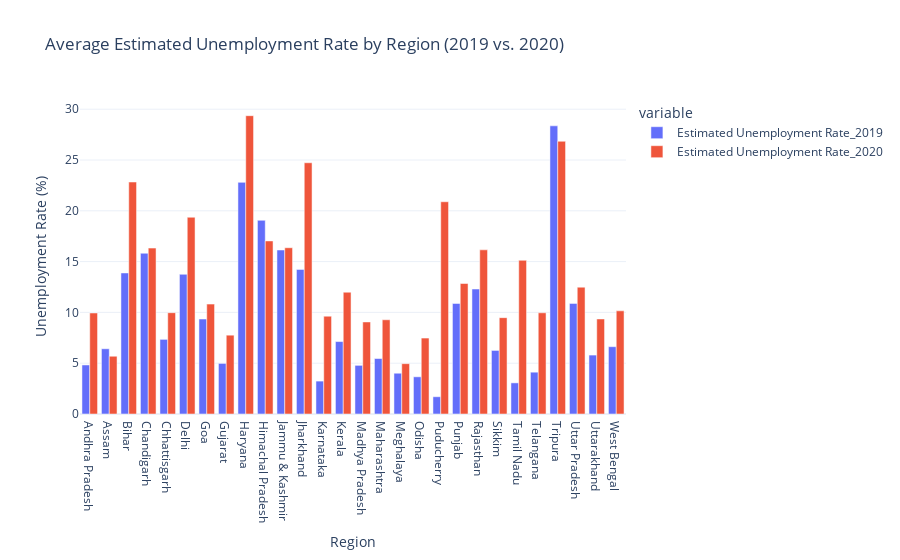

This figure's notebook cell:
### Code cell
df_2019 = df[df['Year'] == 2019]
df_2020 = df[df['Year'] == 2020]

avg_unemployment_2019 = df_2019.groupby('Region')['Estimated Unemployment Rate'].mean().reset_index()
avg_unemployment_2020 = df_2020.groupby('Region')['Estimated Unemployment Rate'].mean().reset_index()

combined_df = pd.merge(avg_unemployment_2019, avg_unemployment_2020, on='Region', suffixes=('_2019', '_2020'))

fig = px.bar(combined_df, x='Region', y=['Estimated Unemployment Rate_2019', 'Estimated Unemployment Rate_2020'],
             barmode='group', labels={'value': 'Unemployment Rate (%)'},
             title='Average Estimated Unemployment Rate by Region (2019 vs. 2020)')

fig.update_layout(
    xaxis_title='Region',
    yaxis_title='Unemployment Rate (%)',
    template='plotly_white'
)

fig.show()

### Figure 1 — Plotly figure (JSON) as saved in the notebook; plotly's stock layout.template omitted (floating-point values rounded to 4 significant figures)
{"data": [{"alignmentgroup": "True", "hovertemplate": "variable=Estimated Unemployment Rate_2019<br>Region=%{x}<br>Unemployment Rate (%)=%{y}<extra></extra>", "legendgroup": "Estimated Unemployment Rate_2019", "marker": {"color": "#636efa", "pattern": {"shape": ""}}, "name": "Estimated Unemployment Rate_2019", "offsetgroup": "Estimated Unemployment Rate_2019", "orientation": "v", "showlegend": true, "textposition": "auto", "type": "bar", "x": ["Andhra Pradesh", "Assam", "Bihar", "Chandigarh", "Chhattisgarh", "Delhi", "Goa", "Gujarat", "Haryana", "Himachal Pradesh", "Jammu & Kashmir", "Jharkhand", "Karnataka", "Kerala", "Madhya Pradesh", "Maharashtra", "Meghalaya", "Odisha", "Puducherry", "Punjab", "Rajasthan", "Sikkim", "Tamil Nadu", "Telangana", "Tripura", "Uttar Pradesh", "Uttarakhand", "West Bengal"], "xaxis": "x", "y": [4.827, 6.421, 13.88, 15.82, 7.347, 13.75, 9.346, 4.979, 22.8, 19.06, 16.14, 14.23, 3.239, 7.131, 4.788, 5.459, 4.013, 3.661, 1.699, 10.88, 12.3, 6.257, 3.064, 4.116, 28.36, 10.89, 5.801, 6.626], "yaxis": "y"}, {"alignmentgroup": "True", "hovertemplate": "variable=Estimated Unemployment Rate_2020<br>Region=%{x}<br>Unemployment Rate (%)=%{y}<extra></extra>", "legendgroup": "Estimated Unemployment Rate_2020", "marker": {"color": "#EF553B", "pattern": {"shape": ""}}, "name": "Estimated Unemployment Rate_2020", "offsetgroup": "Estimated Unemployment Rate_2020", "orientation": "v", "showlegend": true, "textposition": "auto", "type": "bar", "x": ["Andhra Pradesh", "Assam", "Bihar", "Chandigarh", "Chhattisgarh", "Delhi", "Goa", "Gujarat", "Haryana", "Himachal Pradesh", "Jammu & Kashmir", "Jharkhand", "Karnataka", "Kerala", "Madhya Pradesh", "Maharashtra", "Meghalaya", "Odisha", "Puducherry", "Punjab", "Rajasthan", "Sikkim", "Tamil Nadu", "Telangana", "Tripura", "Uttar Pradesh", "Uttarakhand", "West Bengal"], "xaxis": "x", "y": [9.944, 5.685, 22.83, 16.33, 9.971, 19.36, 10.82, 7.758, 29.36, 17.03, 16.36, 24.73, 9.627, 11.99, 9.06, 9.275, 4.954, 7.475, 20.89, 12.84, 16.16, 9.482, 15.13, 9.961, 26.84, 12.48, 9.357, 10.15], "yaxis": "y"}], "layout": {"barmode": "group", "legend": {"title": {"text": "variable"}, "tracegroupgap": 0}, "title": {"text": "Average Estimated Unemployment Rate by Region (2019 vs. 2020)"}, "xaxis": {"anchor": "y", "domain": [0, 1], "title": {"text": "Region"}}, "yaxis": {"anchor": "x", "domain": [0, 1], "title": {"text": "Unemployment Rate (%)"}}}}
